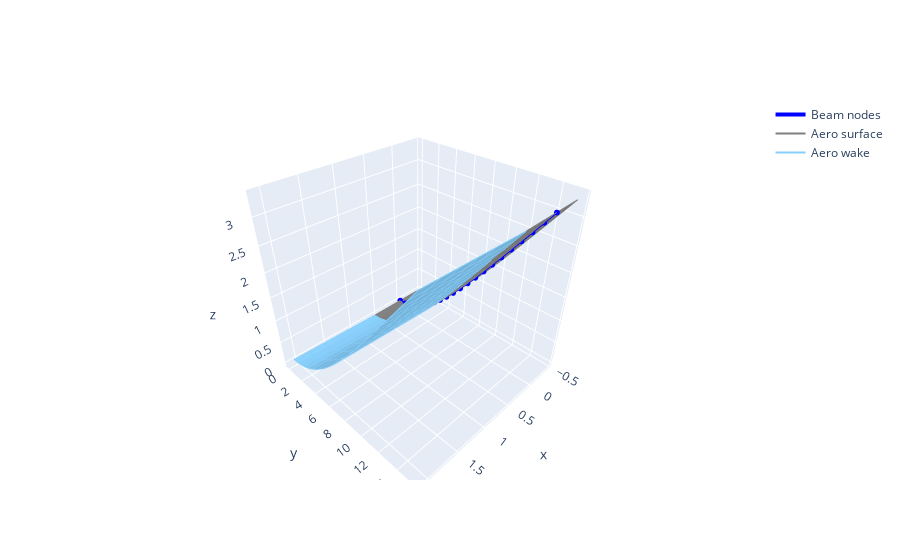

The notebook cell this image was saved under:
### Code cell
pu.plot_timestep(sharpy_output, tstep=-1, minus_mstar=(mstar-6), plotly=True)
